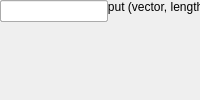
<?xml version="1.0" encoding="UTF-8"?>
<ui version="4.0">
 <class>MainWindow</class>
 <widget class="QMainWindow" name="MainWindow">
  <property name="windowTitle"><string>Bus Expand</string></property>
  <widget class="QWidget" name="centralwidget">
   <!-- NOTE: this is a simplified structural mirror of the generated
        <module>_ui.py, not a full round-trip Designer file. Regenerate
        both from the same spec if you need to edit layout by hand. -->
       <widget class="QLabel" name="label_name">
     <property name="text"><string>Block name</string></property>
    </widget>
       <widget class="QLineEdit" name="name"/>
       <widget class="QLabel" name="label_ndivision">
     <property name="text"><string>Number of Division:</string></property>
    </widget>
       <widget class="QSpinBox" name="ndivision"/>
       <widget class="QLabel" name="label_bit_division">
     <property name="text"><string>Bit width of each output (vector, length = Number of Division):</string></property>
    </widget>
       <widget class="QLineEdit" name="bit_division"/>
  </widget>
 </widget>
 <resources/>
 <connections/>
</ui>
